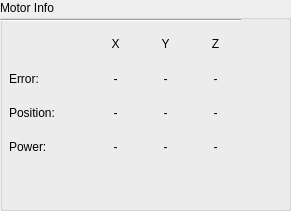
       <widget class="QGroupBox" name="groupBox_11">
        <property name="geometry">
         <rect>
          <x>450</x>
          <y>20</y>
          <width>291</width>
          <height>211</height>
         </rect>
        </property>
        <property name="title">
         <string>Motor Info</string>
        </property>
        <widget class="QWidget" name="verticalLayoutWidget_22">
         <property name="geometry">
          <rect>
           <x>190</x>
           <y>30</y>
           <width>51</width>
           <height>131</height>
          </rect>
         </property>
         <layout class="QVBoxLayout" name="verticalLayout_40">
          <item>
           <widget class="QLabel" name="label_76">
            <property name="text">
             <string>Z</string>
            </property>
            <property name="alignment">
             <set>Qt::AlignCenter</set>
            </property>
           </widget>
          </item>
          <item>
           <widget class="QLabel" name="errorLabel3">
            <property name="text">
             <string>-</string>
            </property>
            <property name="alignment">
             <set>Qt::AlignCenter</set>
            </property>
           </widget>
          </item>
          <item>
           <widget class="QLabel" name="posLabel3">
            <property name="text">
             <string>-</string>
            </property>
            <property name="alignment">
             <set>Qt::AlignCenter</set>
            </property>
           </widget>
          </item>
          <item>
           <widget class="QLabel" name="powerLabel3">
            <property name="text">
             <string>-</string>
            </property>
            <property name="alignment">
             <set>Qt::AlignCenter</set>
            </property>
           </widget>
          </item>
         </layout>
        </widget>
        <widget class="QWidget" name="verticalLayoutWidget_14">
         <property name="geometry">
          <rect>
           <x>9</x>
           <y>30</y>
           <width>81</width>
           <height>131</height>
          </rect>
         </property>
         <layout class="QVBoxLayout" name="verticalLayout_37">
          <item>
           <widget class="QLabel" name="label_67">
            <property name="text">
             <string/>
            </property>
           </widget>
          </item>
          <item>
           <widget class="QLabel" name="label_65">
            <property name="text">
             <string>Error:</string>
            </property>
           </widget>
          </item>
          <item>
           <widget class="QLabel" name="label_62">
            <property name="text">
             <string>Position:</string>
            </property>
           </widget>
          </item>
          <item>
           <widget class="QLabel" name="label_66">
            <property name="text">
             <string>Power:</string>
            </property>
           </widget>
          </item>
         </layout>
        </widget>
        <widget class="QWidget" name="verticalLayoutWidget_21">
         <property name="geometry">
          <rect>
           <x>140</x>
           <y>30</y>
           <width>51</width>
           <height>131</height>
          </rect>
         </property>
         <layout class="QVBoxLayout" name="verticalLayout_39">
          <item>
           <widget class="QLabel" name="label_72">
            <property name="text">
             <string>Y</string>
            </property>
            <property name="alignment">
             <set>Qt::AlignCenter</set>
            </property>
           </widget>
          </item>
          <item>
           <widget class="QLabel" name="errorLabel2">
            <property name="text">
             <string>-</string>
            </property>
            <property name="alignment">
             <set>Qt::AlignCenter</set>
            </property>
           </widget>
          </item>
          <item>
           <widget class="QLabel" name="posLabel2">
            <property name="text">
             <string>-</string>
            </property>
            <property name="alignment">
             <set>Qt::AlignCenter</set>
            </property>
           </widget>
          </item>
          <item>
           <widget class="QLabel" name="powerLabel2">
            <property name="text">
             <string>-</string>
            </property>
            <property name="alignment">
             <set>Qt::AlignCenter</set>
            </property>
           </widget>
          </item>
         </layout>
        </widget>
        <widget class="QWidget" name="verticalLayoutWidget_20">
         <property name="geometry">
          <rect>
           <x>90</x>
           <y>30</y>
           <width>51</width>
           <height>131</height>
          </rect>
         </property>
         <layout class="QVBoxLayout" name="verticalLayout_38">
          <item>
           <widget class="QLabel" name="label_68">
            <property name="text">
             <string>X</string>
            </property>
            <property name="alignment">
             <set>Qt::AlignCenter</set>
            </property>
           </widget>
          </item>
          <item>
           <widget class="QLabel" name="errorLabel1">
            <property name="text">
             <string>-</string>
            </property>
            <property name="alignment">
             <set>Qt::AlignCenter</set>
            </property>
           </widget>
          </item>
          <item>
           <widget class="QLabel" name="posLabel1">
            <property name="text">
             <string>-</string>
            </property>
            <property name="alignment">
             <set>Qt::AlignCenter</set>
            </property>
           </widget>
          </item>
          <item>
           <widget class="QLabel" name="powerLabel1">
            <property name="text">
             <string>-</string>
            </property>
            <property name="alignment">
             <set>Qt::AlignCenter</set>
            </property>
           </widget>
          </item>
         </layout>
        </widget>
        <widget class="Line" name="line_17">
         <property name="geometry">
          <rect>
           <x>0</x>
           <y>10</y>
           <width>241</width>
           <height>20</height>
          </rect>
         </property>
         <property name="orientation">
          <enum>Qt::Horizontal</enum>
         </property>
        </widget>
       </widget>
